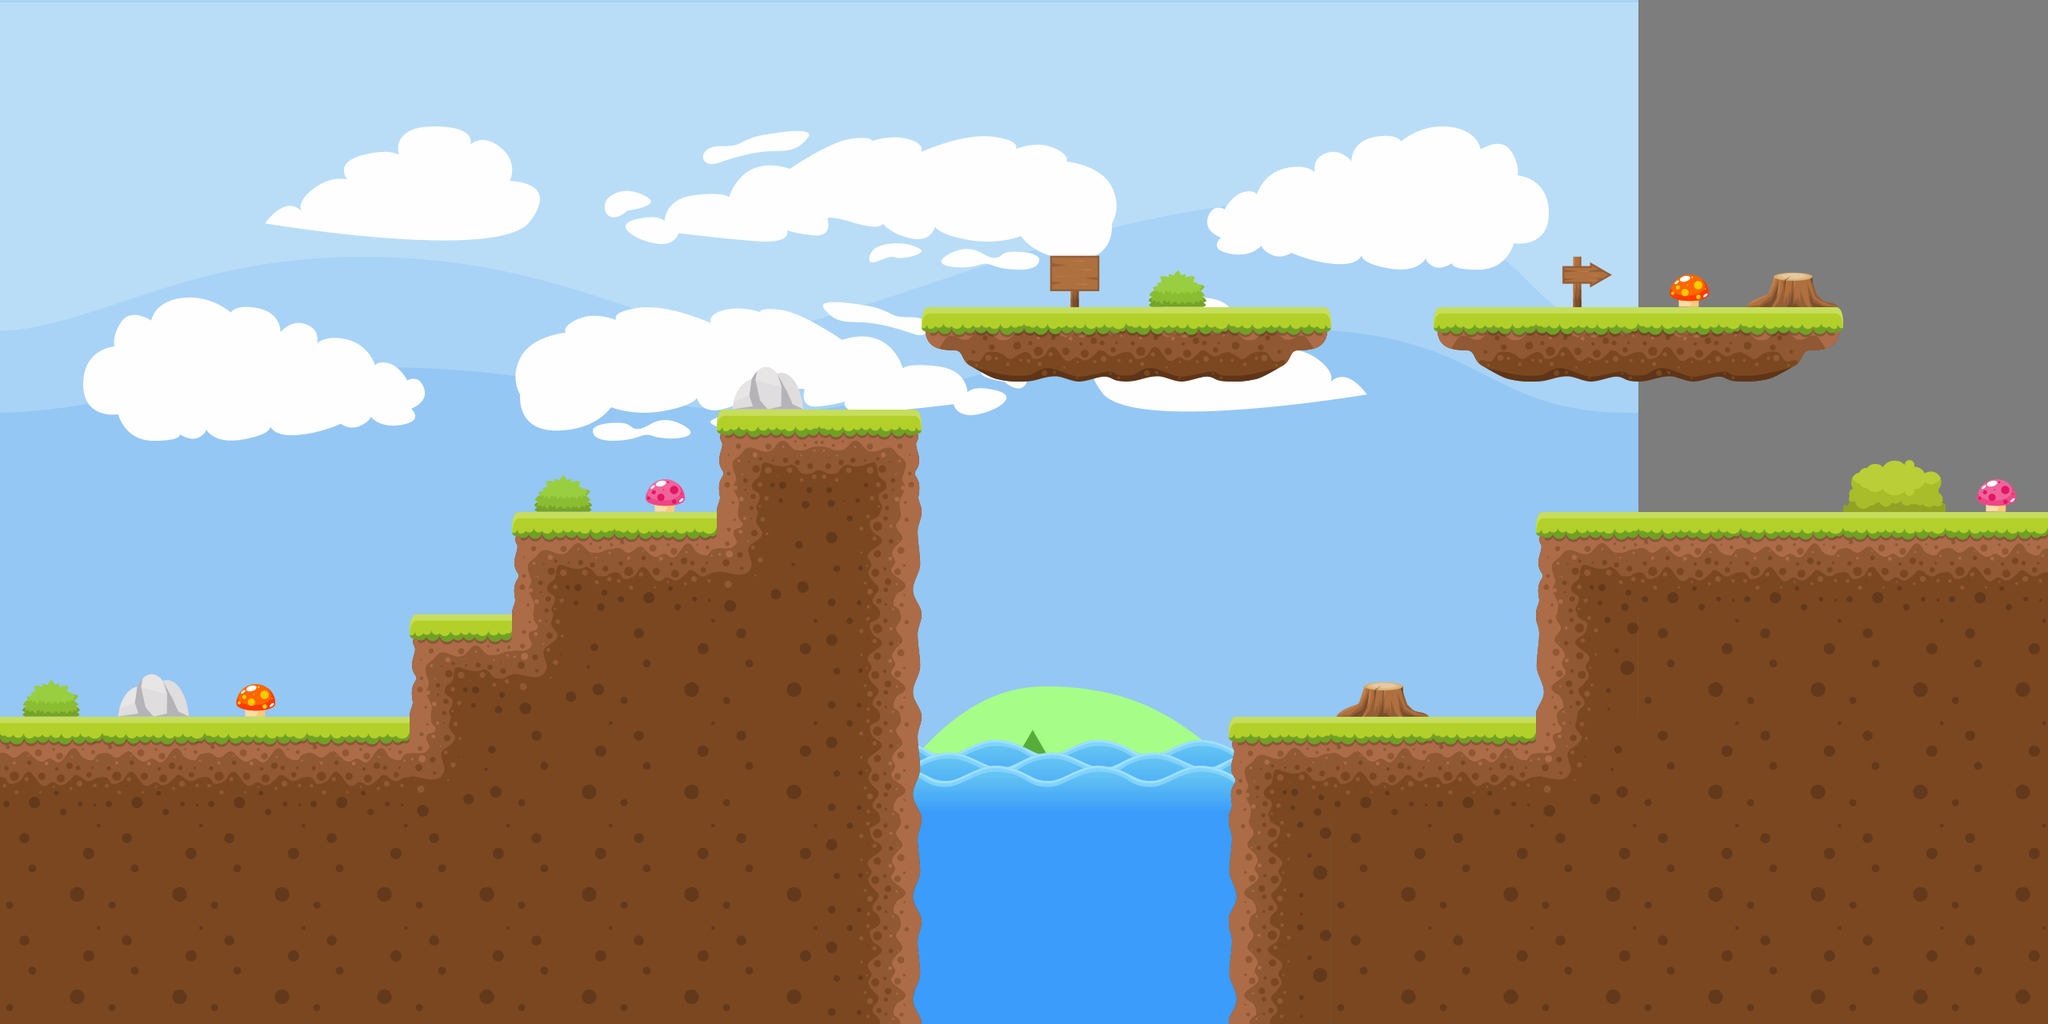

Below is a game level as drawn by its tile map, then a one-line description and the .tmx that defines it (tile-layer data replaced by summaries):
An orthogonal 20x10 tile map with 128x128 px tiles, 2 tile layers (Tile Layer 2, Collision Layer), 1 image layer and 5 objects.

<map version="1.0" orientation="orthogonal" renderorder="right-down" width="20" height="10" tilewidth="128" tileheight="128" backgroundcolor="#7d7d7d" nextobjectid="17">
 <properties>
  <property name="awesome" value="42" />
 </properties>
 <tileset firstgid="1" name="free-tileset" tilewidth="128" tileheight="128" spacing="2" margin="2" tilecount="30" columns="5">
  <image source="free-tileset.png" width="652" height="782" />
  <tile id="7">
   <properties>
    <property name="frog" value="dog" />
   </properties>
  </tile>
  <tile id="23">
   <properties>
    <property name="element" value="box" />
   </properties>
  </tile>
  <tile id="24">
   <properties>
    <property name="hp" value="55" />
    <property name="mp" value="16" />
   </properties>
  </tile>
 </tileset>
 <imagelayer name="Image Layer 1">
  <image source="hills.png" width="2048" height="1536" />
 </imagelayer>
 <layer name="Tile Layer 2" width="20" height="10">
  <data>[200 cells, 32 non-empty, 11 distinct tile ids]</data>
 </layer>
 <layer name="Collision Layer" width="20" height="10">
  <properties>
   <property name="customlayerprop" value="1" />
   <property name="customlayerprop2" value="2" />
  </properties>
  <data>[200 cells, 80 non-empty, 10 distinct tile ids]</data>
 </layer>
 <objectgroup name="Objects Layer 1">
  <properties>
   <property name="objLayerProp" value="true" />
  </properties>
  <object id="11" gid="23" x="169.333" y="490.909" width="345.818" height="364" />
  <object id="12" x="603.03" y="112.121" width="248.485" height="139.394" />
  <object id="13" x="639.394" y="315.152" width="175.758" height="163.636">
   <ellipse />
  </object>
  <object id="14" x="915.152" y="254.545">
   <polygon points="0,0 139.394,-209.091 142.424,90.9091 78.7879,-15.1515" />
  </object>
  <object id="15" x="539.394" y="657.576">
   <polyline points="0,0 -90.9091,-96.9697 36.3636,-118.182 -27.2727,-263.636" />
  </object>
 </objectgroup>
</map>
